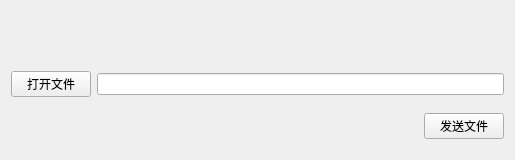
<?xml version="1.0" encoding="UTF-8"?>
<ui version="4.0">
 <class>SendFile</class>
 <widget class="QWidget" name="SendFile">
  <property name="geometry">
   <rect>
    <x>0</x>
    <y>0</y>
    <width>515</width>
    <height>160</height>
   </rect>
  </property>
  <property name="minimumSize">
   <size>
    <width>515</width>
    <height>160</height>
   </size>
  </property>
  <property name="maximumSize">
   <size>
    <width>515</width>
    <height>160</height>
   </size>
  </property>
  <property name="windowTitle">
   <string>SendFile</string>
  </property>
  <layout class="QVBoxLayout" name="verticalLayout_2">
   <property name="spacing">
    <number>0</number>
   </property>
   <property name="leftMargin">
    <number>0</number>
   </property>
   <property name="topMargin">
    <number>0</number>
   </property>
   <property name="rightMargin">
    <number>0</number>
   </property>
   <property name="bottomMargin">
    <number>0</number>
   </property>
   <item>
    <widget class="QWidget" name="titleWidget" native="true">
     <property name="sizePolicy">
      <sizepolicy hsizetype="Preferred" vsizetype="Fixed">
       <horstretch>0</horstretch>
       <verstretch>0</verstretch>
      </sizepolicy>
     </property>
     <property name="minimumSize">
      <size>
       <width>0</width>
       <height>50</height>
      </size>
     </property>
     <property name="titleskin" stdset="0">
      <bool>true</bool>
     </property>
    </widget>
   </item>
   <item>
    <widget class="QWidget" name="bodyWidget" native="true">
     <property name="bottomskin" stdset="0">
      <bool>true</bool>
     </property>
     <layout class="QVBoxLayout" name="verticalLayout">
      <item>
       <layout class="QHBoxLayout" name="horizontalLayout">
        <item>
         <widget class="QPushButton" name="openBtn">
          <property name="text">
           <string>打开文件</string>
          </property>
         </widget>
        </item>
        <item>
         <widget class="QLineEdit" name="lineEdit"/>
        </item>
       </layout>
      </item>
      <item>
       <layout class="QHBoxLayout" name="horizontalLayout_2">
        <item>
         <spacer name="horizontalSpacer">
          <property name="orientation">
           <enum>Qt::Horizontal</enum>
          </property>
          <property name="sizeHint" stdset="0">
           <size>
            <width>40</width>
            <height>20</height>
           </size>
          </property>
         </spacer>
        </item>
        <item>
         <widget class="QPushButton" name="sendBtn">
          <property name="text">
           <string>发送文件</string>
          </property>
         </widget>
        </item>
       </layout>
      </item>
     </layout>
    </widget>
   </item>
  </layout>
 </widget>
 <layoutdefault spacing="6" margin="11"/>
 <resources/>
 <connections/>
</ui>
